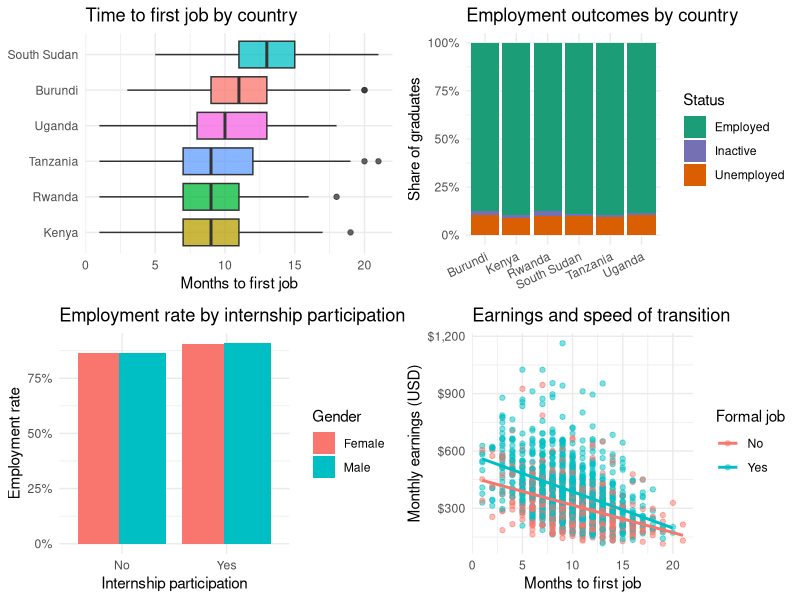

The R source for this figure:
# Synthetic School-to-Work Transition Analysis for Young Graduates
# This script generates a synthetic school-to-work transition survey dataset
# and performs descriptive, inferential, and visual analysis for EAC countries.

# Install required packages if needed
# install.packages(c("dplyr", "ggplot2", "tidyr", "gridExtra", "broom", "readr", "scales"))

suppressPackageStartupMessages({
  library(dplyr)
  library(ggplot2)
  library(tidyr)
  library(gridExtra)
  library(broom)
  library(readr)
  library(scales)
})

set.seed(1234)

output_prefix <- "school_to_work"
survey_year <- 2026

eac_countries <- c("Burundi", "Kenya", "Rwanda", "South Sudan", "Tanzania", "Uganda")

generate_synthetic_stwt_data <- function(n = 1800, survey_year = 2026) {
  country_probs <- c(0.10, 0.20, 0.14, 0.08, 0.24, 0.24)
  gender_levels <- c("Female", "Male")
  residence_levels <- c("Rural", "Urban")
  institution_levels <- c("Public", "Private")
  degree_levels <- c("Certificate", "Diploma", "Bachelor", "Postgraduate")
  field_levels <- c(
    "Education", "Business", "Engineering", "ICT",
    "Health", "Social Sciences", "Agriculture"
  )
  socioeconomic_levels <- c("Low", "Lower-Middle", "Middle", "Upper-Middle", "High")

  synthetic_data <- tibble(
    Graduate_ID = seq_len(n),
    Country = sample(eac_countries, n, replace = TRUE, prob = country_probs),
    Gender = sample(gender_levels, n, replace = TRUE, prob = c(0.52, 0.48)),
    Residence = sample(residence_levels, n, replace = TRUE, prob = c(0.58, 0.42)),
    Institution_Type = sample(institution_levels, n, replace = TRUE, prob = c(0.74, 0.26)),
    Degree_Level = sample(degree_levels, n, replace = TRUE, prob = c(0.12, 0.23, 0.55, 0.10)),
    Field_of_Study = sample(field_levels, n, replace = TRUE, prob = c(0.15, 0.18, 0.12, 0.11, 0.10, 0.20, 0.14)),
    Socioeconomic_Background = sample(socioeconomic_levels, n, replace = TRUE, prob = c(0.22, 0.25, 0.24, 0.18, 0.11)),
    Graduation_Year = sample(2020:2025, n, replace = TRUE, prob = c(0.14, 0.16, 0.18, 0.18, 0.18, 0.16)),
    Age = sample(20:30, n, replace = TRUE, prob = c(0.05, 0.08, 0.12, 0.15, 0.16, 0.14, 0.10, 0.08, 0.06, 0.04, 0.02)),
    CGPA = round(pmin(pmax(rnorm(n, mean = 3.2, sd = 0.45), 2.0), 4.0), 2),
    Internship = rbinom(n, 1, 0.56),
    Digital_Skills_Score = round(pmin(pmax(rnorm(n, mean = 61, sd = 16), 20), 100)),
    Job_Search_Training = rbinom(n, 1, 0.44)
  ) %>%
    mutate(
      Months_Since_Graduation = pmax((survey_year - Graduation_Year) * 12 - sample(0:11, n(), replace = TRUE), 3L)
    )

  country_transition_effect <- c(
    Burundi = 1.5, Kenya = -1.3, Rwanda = -0.8,
    `South Sudan` = 3.1, Tanzania = -0.3, Uganda = 0.2
  )
  field_transition_effect <- c(
    Education = 1.2, Business = -0.4, Engineering = -1.4,
    ICT = -1.9, Health = -1.1, `Social Sciences` = 0.7, Agriculture = 0.6
  )
  degree_transition_effect <- c(Certificate = 1.3, Diploma = 0.6, Bachelor = -0.4, Postgraduate = -1.0)
  socioeconomic_transition_effect <- c(Low = 1.5, `Lower-Middle` = 0.6, Middle = 0, `Upper-Middle` = -0.8, High = -1.2)

  latent_transition <- 11 +
    unname(country_transition_effect[synthetic_data$Country]) +
    unname(field_transition_effect[synthetic_data$Field_of_Study]) +
    unname(degree_transition_effect[synthetic_data$Degree_Level]) +
    unname(socioeconomic_transition_effect[synthetic_data$Socioeconomic_Background]) +
    ifelse(synthetic_data$Gender == "Female", 0.5, 0) +
    ifelse(synthetic_data$Residence == "Rural", 1.2, -0.2) -
    2.1 * synthetic_data$Internship -
    0.8 * synthetic_data$Job_Search_Training -
    0.05 * (synthetic_data$Digital_Skills_Score - 60) -
    1.1 * (synthetic_data$CGPA - 3.0) +
    rnorm(n, mean = 0, sd = 2.4)

  transition_months <- round(pmin(pmax(latent_transition, 1), 30))
  employed_flag <- transition_months <= synthetic_data$Months_Since_Graduation

  inactive_probability <- plogis(
    -2.2 +
      0.8 * (synthetic_data$Degree_Level == "Certificate") +
      0.5 * (synthetic_data$Socioeconomic_Background == "High") -
      0.6 * synthetic_data$Job_Search_Training
  )
  inactive_flag <- (!employed_flag) & (runif(n) < inactive_probability)

  synthetic_data <- synthetic_data %>%
    mutate(
      Employment_Status = case_when(
        employed_flag ~ "Employed",
        inactive_flag ~ "Inactive",
        TRUE ~ "Unemployed"
      ),
      Transition_Months = ifelse(Employment_Status == "Employed", transition_months, NA_real_),
      Current_Search_Duration = ifelse(
        Employment_Status == "Employed",
        Transition_Months,
        Months_Since_Graduation
      ),
      First_Job_Relevance = ifelse(
        Employment_Status == "Employed",
        rbinom(
          n(),
          1,
          plogis(
            -0.4 +
              0.8 * (Field_of_Study %in% c("Engineering", "ICT", "Health")) +
              0.4 * Internship +
              0.02 * (Digital_Skills_Score - 60) +
              0.3 * (Degree_Level %in% c("Bachelor", "Postgraduate"))
          )
        ),
        NA_integer_
      ),
      Formal_Employment = ifelse(
        Employment_Status == "Employed",
        rbinom(
          n(),
          1,
          plogis(
            -0.3 +
              0.5 * (Residence == "Urban") +
              0.5 * (Institution_Type == "Private") +
              0.6 * (Degree_Level %in% c("Bachelor", "Postgraduate")) +
              0.3 * Internship
          )
        ),
        NA_integer_
      ),
      Contract_Type = case_when(
        Employment_Status != "Employed" ~ NA_character_,
        Formal_Employment == 1 & runif(n()) < 0.48 ~ "Permanent",
        Formal_Employment == 1 ~ "Temporary",
        runif(n()) < 0.35 ~ "Self-Employed",
        TRUE ~ "Casual"
      )
    )

  country_income_effect <- c(
    Burundi = 0.05, Kenya = 0.28, Rwanda = 0.18,
    `South Sudan` = 0.12, Tanzania = 0.22, Uganda = 0.16
  )
  field_income_effect <- c(
    Education = -0.08, Business = 0.05, Engineering = 0.24,
    ICT = 0.28, Health = 0.20, `Social Sciences` = -0.02, Agriculture = -0.05
  )

  employed_rows <- synthetic_data$Employment_Status == "Employed"
  log_earnings <- 5.35 +
    unname(country_income_effect[synthetic_data$Country[employed_rows]]) +
    unname(field_income_effect[synthetic_data$Field_of_Study[employed_rows]]) +
    0.17 * (synthetic_data$Formal_Employment[employed_rows] == 1) +
    0.08 * (synthetic_data$Gender[employed_rows] == "Male") +
    0.16 * (synthetic_data$Residence[employed_rows] == "Urban") +
    0.035 * (synthetic_data$Digital_Skills_Score[employed_rows] / 10) +
    0.11 * (synthetic_data$CGPA[employed_rows] - 3) -
    0.025 * synthetic_data$Transition_Months[employed_rows] +
    rnorm(sum(employed_rows), mean = 0, sd = 0.28)

  synthetic_data$Monthly_Earnings_USD <- NA_real_
  synthetic_data$Monthly_Earnings_USD[employed_rows] <- round(exp(log_earnings), 2)

  synthetic_data %>%
    mutate(
      Internship = ifelse(Internship == 1, "Yes", "No"),
      Job_Search_Training = ifelse(Job_Search_Training == 1, "Yes", "No"),
      First_Job_Relevance = ifelse(First_Job_Relevance == 1, "Matched", ifelse(Employment_Status == "Employed", "Not Matched", NA)),
      Formal_Employment = ifelse(Formal_Employment == 1, "Yes", ifelse(Employment_Status == "Employed", "No", NA))
    )
}

create_country_summary <- function(data) {
  data %>%
    group_by(Country) %>%
    summarise(
      Sample_Size = n(),
      Employment_Rate = round(mean(Employment_Status == "Employed") * 100, 1),
      Unemployment_Rate = round(mean(Employment_Status == "Unemployed") * 100, 1),
      Inactivity_Rate = round(mean(Employment_Status == "Inactive") * 100, 1),
      Median_Transition_Months = round(median(Transition_Months, na.rm = TRUE), 1),
      Mean_Search_Duration = round(mean(Current_Search_Duration), 1),
      Formal_Employment_Rate = round(mean(Formal_Employment == "Yes", na.rm = TRUE) * 100, 1),
      Job_Match_Rate = round(mean(First_Job_Relevance == "Matched", na.rm = TRUE) * 100, 1),
      Average_Earnings_USD = round(mean(Monthly_Earnings_USD, na.rm = TRUE), 2),
      .groups = "drop"
    ) %>%
    arrange(desc(Employment_Rate))
}

create_gender_summary <- function(data) {
  data %>%
    group_by(Gender) %>%
    summarise(
      Sample_Size = n(),
      Employment_Rate = round(mean(Employment_Status == "Employed") * 100, 1),
      Median_Transition_Months = round(median(Transition_Months, na.rm = TRUE), 1),
      Formal_Employment_Rate = round(mean(Formal_Employment == "Yes", na.rm = TRUE) * 100, 1),
      Average_Earnings_USD = round(mean(Monthly_Earnings_USD, na.rm = TRUE), 2),
      .groups = "drop"
    )
}

fit_models <- function(data) {
  model_data <- data %>%
    mutate(
      Employed_Flag = ifelse(Employment_Status == "Employed", 1, 0),
      Internship = factor(Internship),
      Job_Search_Training = factor(Job_Search_Training),
      Residence = factor(Residence),
      Gender = factor(Gender),
      Institution_Type = factor(Institution_Type),
      Degree_Level = factor(Degree_Level),
      Field_of_Study = factor(Field_of_Study),
      Country = factor(Country),
      Socioeconomic_Background = factor(Socioeconomic_Background)
    )

  employment_model <- glm(
    Employed_Flag ~ Country + Gender + Residence + Institution_Type +
      Degree_Level + Field_of_Study + Socioeconomic_Background +
      CGPA + Digital_Skills_Score + Internship + Job_Search_Training,
    family = binomial(link = "logit"),
    data = model_data
  )

  earnings_model <- lm(
    log(Monthly_Earnings_USD) ~ Country + Gender + Residence + Institution_Type +
      Degree_Level + Field_of_Study + CGPA + Digital_Skills_Score +
      Transition_Months + Formal_Employment,
    data = data %>% filter(Employment_Status == "Employed")
  )

  list(employment_model = employment_model, earnings_model = earnings_model)
}

create_plots <- function(data, country_summary) {
  status_plot_data <- data %>%
    count(Country, Employment_Status) %>%
    group_by(Country) %>%
    mutate(Share = n / sum(n)) %>%
    ungroup()

  transition_plot <- ggplot(
    data %>% filter(Employment_Status == "Employed"),
    aes(x = reorder(Country, Transition_Months, median), y = Transition_Months, fill = Country)
  ) +
    geom_boxplot(alpha = 0.75, show.legend = FALSE) +
    coord_flip() +
    labs(
      title = "Time to first job by country",
      x = NULL,
      y = "Months to first job"
    ) +
    theme_minimal()

  employment_plot <- ggplot(status_plot_data, aes(x = Country, y = Share, fill = Employment_Status)) +
    geom_col() +
    scale_y_continuous(labels = percent_format(accuracy = 1)) +
    scale_fill_manual(values = c("Employed" = "#1b9e77", "Inactive" = "#7570b3", "Unemployed" = "#d95f02")) +
    labs(
      title = "Employment outcomes by country",
      x = NULL,
      y = "Share of graduates",
      fill = "Status"
    ) +
    theme_minimal() +
    theme(axis.text.x = element_text(angle = 25, hjust = 1))

  training_plot <- ggplot(
    data %>%
      mutate(Internship = factor(Internship, levels = c("No", "Yes"))) %>%
      group_by(Internship, Gender) %>%
      summarise(Employment_Rate = mean(Employment_Status == "Employed"), .groups = "drop"),
    aes(x = Internship, y = Employment_Rate, fill = Gender)
  ) +
    geom_col(position = position_dodge(width = 0.8)) +
    scale_y_continuous(labels = percent_format(accuracy = 1)) +
    labs(
      title = "Employment rate by internship participation",
      x = "Internship participation",
      y = "Employment rate",
      fill = "Gender"
    ) +
    theme_minimal()

  earnings_plot <- ggplot(
    data %>% filter(Employment_Status == "Employed"),
    aes(x = Transition_Months, y = Monthly_Earnings_USD, color = Formal_Employment)
  ) +
    geom_point(alpha = 0.5) +
    geom_smooth(method = "lm", se = FALSE) +
    scale_y_continuous(labels = dollar_format(prefix = "$")) +
    labs(
      title = "Earnings and speed of transition",
      x = "Months to first job",
      y = "Monthly earnings (USD)",
      color = "Formal job"
    ) +
    theme_minimal()

  dashboard <- grid.arrange(transition_plot, employment_plot, training_plot, earnings_plot, ncol = 2)

  list(
    transition_plot = transition_plot,
    employment_plot = employment_plot,
    training_plot = training_plot,
    earnings_plot = earnings_plot,
    dashboard = dashboard
  )
}

analysis_data <- generate_synthetic_stwt_data(n = 1800, survey_year = survey_year)
country_summary <- create_country_summary(analysis_data)
gender_summary <- create_gender_summary(analysis_data)
models <- fit_models(analysis_data)
plots <- create_plots(analysis_data, country_summary)

employment_model_results <- tidy(models$employment_model, conf.int = TRUE, exponentiate = TRUE) %>%
  mutate(across(where(is.numeric), ~ round(.x, 4)))

earnings_model_results <- tidy(models$earnings_model, conf.int = TRUE) %>%
  mutate(across(where(is.numeric), ~ round(.x, 4)))

key_indicators <- tibble(
  Indicator = c(
    "Sample size",
    "Employment rate (%)",
    "Unemployment rate (%)",
    "Inactivity rate (%)",
    "Median transition months",
    "Average monthly earnings among employed (USD)",
    "Formal employment rate among employed (%)",
    "Field-job match rate among employed (%)"
  ),
  Value = c(
    nrow(analysis_data),
    round(mean(analysis_data$Employment_Status == "Employed") * 100, 1),
    round(mean(analysis_data$Employment_Status == "Unemployed") * 100, 1),
    round(mean(analysis_data$Employment_Status == "Inactive") * 100, 1),
    round(median(analysis_data$Transition_Months, na.rm = TRUE), 1),
    round(mean(analysis_data$Monthly_Earnings_USD, na.rm = TRUE), 2),
    round(mean(analysis_data$Formal_Employment == "Yes", na.rm = TRUE) * 100, 1),
    round(mean(analysis_data$First_Job_Relevance == "Matched", na.rm = TRUE) * 100, 1)
  )
)

cat("=== Synthetic School-to-Work Transition Analysis ===\n\n")
cat("Synthetic data generated for", nrow(analysis_data), "young graduates across", length(eac_countries), "EAC countries.\n\n")

cat("Key indicators:\n")
print(key_indicators)

cat("\nCountry summary:\n")
print(country_summary)

cat("\nGender summary:\n")
print(gender_summary)

cat("\nEmployment model odds ratios (selected terms):\n")
print(head(employment_model_results, 12))

cat("\nEarnings model coefficients (selected terms):\n")
print(head(earnings_model_results, 12))

write_csv(analysis_data, paste0(output_prefix, "_synthetic_dataset.csv"))
write_csv(country_summary, paste0(output_prefix, "_country_summary.csv"))
write_csv(gender_summary, paste0(output_prefix, "_gender_summary.csv"))
write_csv(key_indicators, paste0(output_prefix, "_key_indicators.csv"))
write_csv(employment_model_results, paste0(output_prefix, "_employment_model.csv"))
write_csv(earnings_model_results, paste0(output_prefix, "_earnings_model.csv"))

ggsave(
  filename = paste0(output_prefix, "_transition_dashboard.png"),
  plot = plots$dashboard,
  width = 14,
  height = 10,
  dpi = 300
)

cat("\nOutput files created:\n")
cat("-", paste0(output_prefix, "_synthetic_dataset.csv"), "\n")
cat("-", paste0(output_prefix, "_country_summary.csv"), "\n")
cat("-", paste0(output_prefix, "_gender_summary.csv"), "\n")
cat("-", paste0(output_prefix, "_key_indicators.csv"), "\n")
cat("-", paste0(output_prefix, "_employment_model.csv"), "\n")
cat("-", paste0(output_prefix, "_earnings_model.csv"), "\n")
cat("-", paste0(output_prefix, "_transition_dashboard.png"), "\n")
